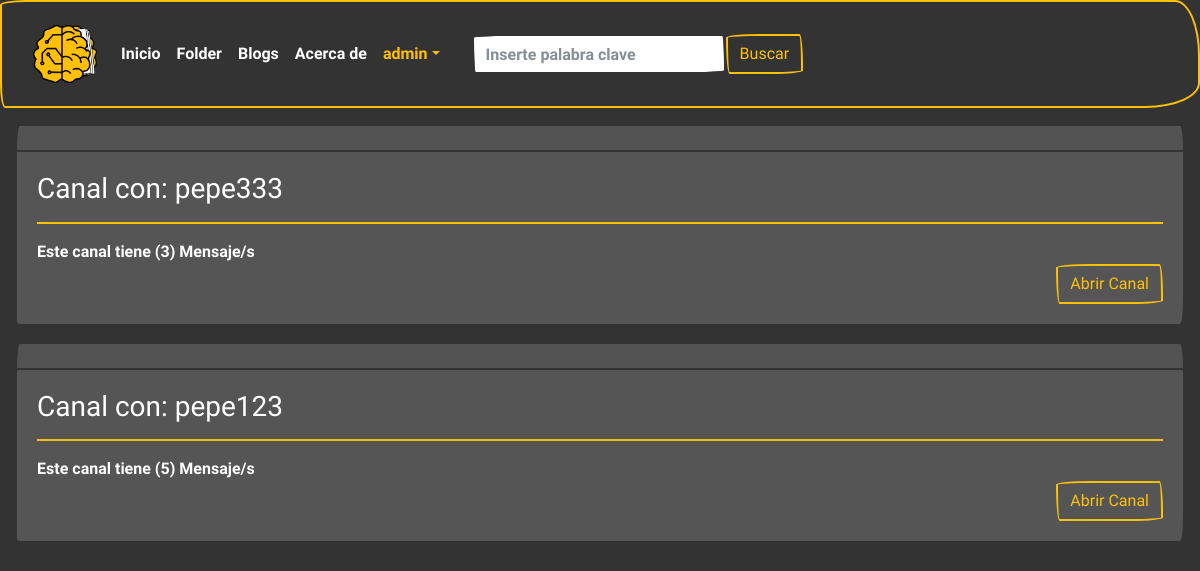
The page /mensajes/ (signed in) on the database its author committed.
### Dm/models.py (models this page shows)
class ModelBase(models.Model):
    id = models.UUIDField(default=uuid.uuid4,
                          primary_key=True, db_index=True, editable=False)
    tiempo = models.DateTimeField(auto_now_add=True)
    actualizar = models.DateTimeField(auto_now=True)
    class Meta:
        abstract = True

class Canal(ModelBase):
    usuarios = models.ManyToManyField(User, blank=True, through=CanalUsuario)
    objects = CanalManager()

class CanalUsuario(ModelBase):
    canal = models.ForeignKey("Canal", null=True, on_delete=models.SET_NULL)
    usuario = models.ForeignKey(User, on_delete=models.CASCADE)

### Dm/views.py (the view)
# urls.py: path("", Inbox.as_view(), name="inbox"),
class Inbox(View):
	def get(self, request):
		inbox = Canal.objects.filter(canalusuario__usuario__in=[request.user.id])
		context = {
			"inbox":inbox
		}
		return render(request, 'inbox.html', context)

### Dm/models.py (called while the page is built)
    def get_queryset(self, *args, **kwargs):
        return CanalQuerySet(self.model, using=self._db)

### templates/inbox.html (shortened to what this page needs)
{% extends 'base.html' %}
{% block contenido %}
{% for inbox in inbox %}
<div class="container-fluid ">
	<div class="card bg-dark border-secoundary text-white mb-3">
		<div class="card-header"></div>
		<div class="card-body">
			{% for second_user in inbox.canalusuario_set.all %}
			{% if second_user.usuario == request.user %}
			{% else %}
			<h3>Canal con: {{second_user.usuario}}
			</h3>
			<hr>
			{% if inbox.canalmensaje_set.count != 0 %}
			<div class="div_ms_inbox">
				{% with ultimo_mensaje=inbox.canalmensaje_set.last %}
				Este canal tiene ({{inbox.canalmensaje_set.count}}) Mensaje/s
				{% endwith %}
			</div>
			{% else %}
			<p>
				Canal sin mensajes
			</p>
			{% endif %}
			<div class="d-flex justify-content-end">
				<a class='btn btn-outline-warning' href="{% url 'detailms' second_user.usuario.username %}">
					Abrir Canal
				</a>
			</div>
			{% endif %}
			{% endfor %}
		</div>
	</div>
</div>
</div>
{% endfor %}
{% endblock %}

### templates/base.html (shortened to what this page needs)
<!DOCTYPE html>
<html lang="es">
<head>
    {% load static %}
    <link rel="stylesheet" href="https://cdn.jsdelivr.net/npm/bootswatch@4.5.2/dist/sketchy/bootstrap.min.css"
>
</head>
<body>
    <header>
        <nav class="navbar navbar-expand-lg navbar-dark bg-primary border-warning">
            <div class="container-fluid">
                <a class="navbar-brand" href="{%url 'home'%}"><img style="width:4rem;margin:0px"
                        src="{%static 'img/aifolder.png'%}" alt="" srcset=""></a>
                <div class="collapse navbar-collapse" id="navbarColor01">
                    <ul class="navbar-nav me-auto">
                        <li class="nav-item">
                            <a class="nav-link active" href="{%url 'home'%}">Inicio</a>
                        </li>
                        <li class="nav-item">
                            <a class="nav-link" href="{%url 'explore'%}">Folder</a>
                        </li>
                        <li class="nav-item">
                            <a class="nav-link" href="{%url 'blog'%}">Blogs</a>
                        </li>
                        <li class="nav-item">
                            <a class="nav-link" href="{%url 'about'%}">Acerca de</a>
                        </li>
                        {% if user.is_authenticated %}
                        <li class="nav-item dropdown">
                            <a class="nav-link dropdown-toggle text-warning" data-bs-toggle="dropdown" href="#"
                                role="button" aria-haspopup="true" aria-expanded="false">{{user}}</a>
                        </li>
                        {% endif %}
                    </ul>
                    <form class="d-flex" action="{% url 'search' %}" method="GET">
                        <div class="form">
                            <div class="d-flex m-4">
                                <input type="text" class="form-control" id="claves" name="claves"
                                    placeholder="Inserte palabra clave" required><button
                                    class="btn btn-outline-warning text-secoundary my-2 my-sm-0" type="submit"
                                    class="btn btn-primary">Buscar</button>
                            </div>
                        </div>
                    </form>
                </div>
            </div>
        </nav>
    </header>
    <main>
        <div style="margin-top: 1rem">
            {% block contenido %}
            {% endblock contenido %}
    </main>
</body>
</html>

### templates/base.html (style rules this page uses)
body { margin: 0px; border: 0px; padding: 0px; background: #333333; }
hr { background: #ffc007; border: #ffc007; border-color: #ffc007; border-width: 1.5px; border-style: solid; }

### rows shown on the page
Canal: canalmensaje_set.count "3"
CanalUsuario: usuario "pepe333"
Canal: canalmensaje_set.count "5"
CanalUsuario: usuario "pepe123"

### other values the page prints
{{ user }} "admin"
